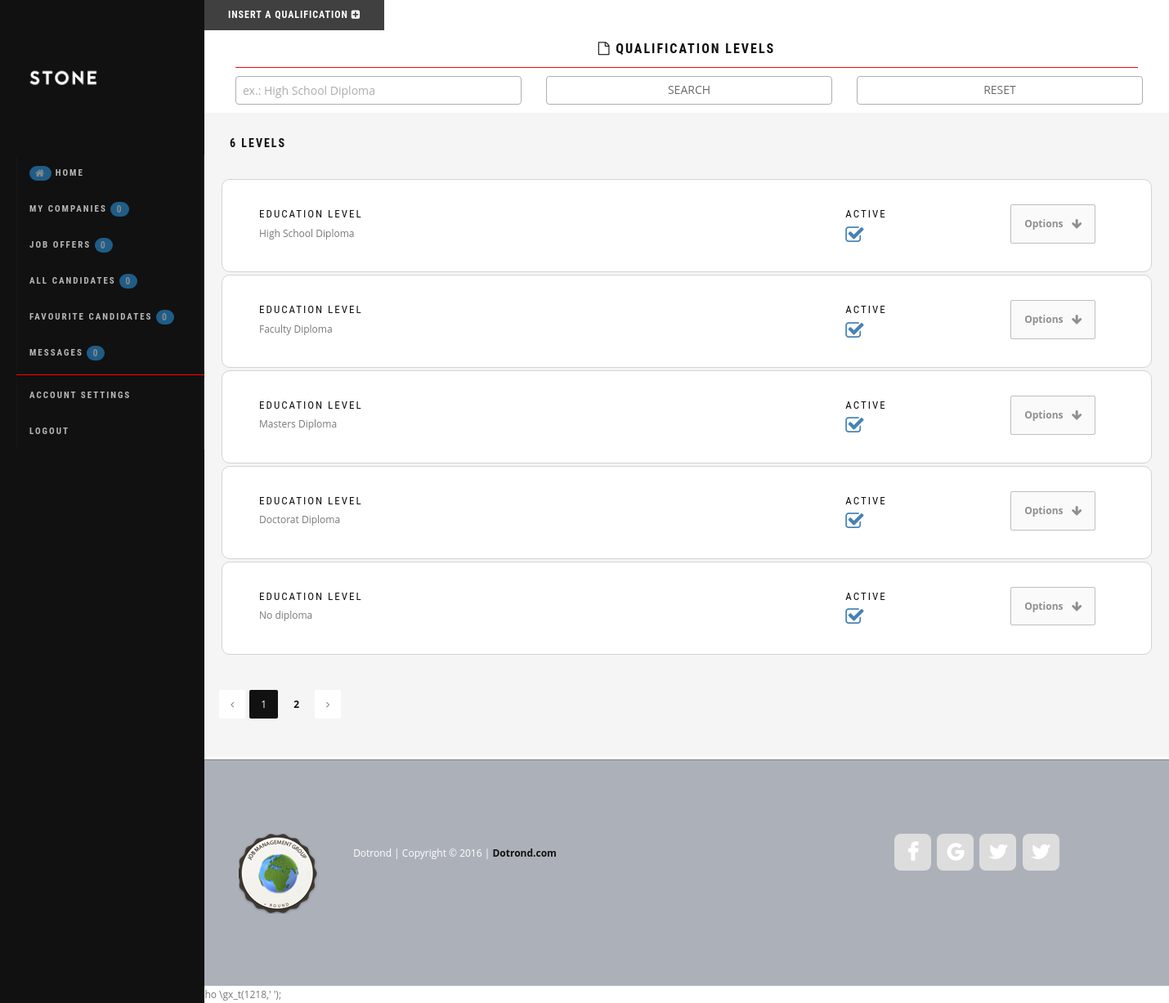
Screenshot of /admin/lst_education_levels.php (signed in) with the database file from the repository.
### tables this page shows
CREATE TABLE IF NOT EXISTS `levels_education` (
  `id_level_education` int(11) NOT NULL AUTO_INCREMENT,
  `level_education` varchar(80) DEFAULT NULL,
  `en_level_education` varchar(80) DEFAULT NULL,
  `de_level_education` varchar(80) DEFAULT NULL,
  `fr_level_education` varchar(80) DEFAULT NULL,
  `it_level_education` varchar(80) DEFAULT NULL,
  `rs_level_education` varchar(80) DEFAULT NULL,
  `al_level_education` varchar(80) DEFAULT NULL,
  `active` tinyint(4) DEFAULT '1',
  PRIMARY KEY (`id_level_education`),
  UNIQUE KEY `id_level_education` (`id_level_education`)
);

CREATE TABLE IF NOT EXISTS `social_fanpages` (
  `id_fanpage` int(11) NOT NULL AUTO_INCREMENT,
  `company_name` varchar(80) DEFAULT NULL,
  `img_icon` varchar(50) DEFAULT NULL,
  `http_direction` mediumtext,
  `active` tinyint(4) DEFAULT '1',
  PRIMARY KEY (`id_fanpage`),
  UNIQUE KEY `id_fanpage` (`id_fanpage`)
);

### admin/construct_pagination.php (called while the page is built, shortened)
<?php
$nbPages = ceil($total/$_SESSION['epp']);
$current = 1;
$start=($current * $_SESSION['epp'] - $_SESSION['epp']);
?>

### admin/lst_education_levels.php (the view, shortened to what this page needs)
<?php
require_once('assets/include/functions.php');
$module=basename($_SERVER["SCRIPT_NAME"]);
$filename=basename(__FILE__, '.php');
require_once('assets/include/variables.php');
$count_category = $dbj->query('SELECT levels_education.id_level_education, levels_education.level_education, levels_education.active FROM levels_education WHERE 1=1 '.$_SESSION[$filename]['search_query'].' '.$_SESSION[$filename]['orderby'].'');
$total = $count_category->rowCount();
$title_total_results=$total.' Levels';
include('construct_pagination.php');
require_once('assets/css_header.php');
?>
<body>
<?php include('left_menu.php'); ?>
<div class="content">
<section id="insButton">
  <a class="fancybox fancybox.iframe btn btn-dark" href="ins_edulevel.php">Insert a Qualification <i class="fa fa-plus-square fa-1x"></i></a>
</section>
<div class="container">
  <div class="row">
    <div class="col-md-12 text-center">
      <h4 class="padding10"><b><i class="fa fa-file-o"></i> Qualification Levels</b></h4>
      <hr class="divider-menu">
    </div>
  </div>
</div>
<section id="adminheader">
  <div class="container">
    <form name="name" method="post" action="post_search_edulevels.php">
      <div class="form-group col-lg-4">
        <input type="text" name="title"  value="<?php echo $_SESSION[$filename]['title'];?>" class="form-control" placeholder="ex.: High School Diploma ">
      </div>
      <div class="form-group col-lg-4">
        <input type="submit" name="name" class="form-control btn-default" value="SEARCH">
      </div>
      <div class="form-group col-lg-4">
        <input type="submit" name="reset" class="form-control btn-default" value="RESET">
      </div>
    </form>
  </div>
</section>
<section id="module" class="bg-gray">
  <h5 class="padding30"><b><?php echo $title_total_results;?></b></h5>
  <div class="container-custom-grid">
   <div class="row">
    <div class="col-md-12">
    <?php $edu_level=$dbj->query('SELECT levels_education.id_level_education, levels_education.level_education, levels_education.active FROM levels_education  WHERE 1=1 '.$_SESSION[$filename]['search_query'].' '.$_SESSION[$filename]['orderby'].' LIMIT '.$start.', '.$_SESSION['epp'].'');
    ?>
    <?php if($edu_level->rowCount()>0){
          while($row_level=$edu_level->fetch(PDO::FETCH_ASSOC)){
    ?>
    <div class="wizard-card row border padding30">
      <div class="col-lg-8">
      <h4 class="iconbox-header">Education Level</h4>
        <fieldset>
          <?php echo $row_level['level_education'];?>
        </fieldset>
      </div>
      <div class="col-lg-2">
        <h4 class="iconbox-header">Active</h4>
        <fieldset>
          <?php echo getState($row_level['active']);?>
        </fieldset>
      </div>
     <div class="col-md-2 text-center">
     <div class="button-group">
       <a class="btn-optionsmenu button-dropdown" href="#" data-toggle="dropdown">Options <i class="fa fa-arrow-down fa-1x"></i></a>
      </div>
      </div>
    </div>
    <?php } } ?>
    <?php if ($nbPages>1) {?>
    <div class="pagination">
     <?php echo paginate($module, '?p=', $nbPages, $current, '#module'); ?>
    </div>
    <?php } ?>
    </div>
  </div>
</section>
  <?php require_once('footer.php');?>
</div>
<?php echo file_get_contents('assets/js_bottom.php');?>
</body>
</html>

### admin/assets/include/functions.php (shortened to what this page needs)
<?php
function paginate($url, $link, $total, $current, $sectionID, $adj=3) {
  $prev = $current - 1;
  $next = $current + 1;
  $pagination = '';
  if ($total > 1) {
    $pagination .= "<ul class=\"pagination\">";
    if (($current == 3) OR ($current > 3)) {
      $pagination .= "<li><a href=\"{$url}{$link}1{$sectionID}\"><i class=\"fa fa-angle-double-left\"></i></a></li>";
      $pagination .= "<li><a href=\"{$url}{$link}{$prev}{$sectionID}\"><i class=\"fa fa-angle-left\"></i></a></li>";
    } else {
      $pagination .= "<li class=\"page-item disabled\"><a><i class=\"fa fa-angle-left\"></i></a></li>";
    }
    if ($total < 7 + ($adj * 2)) {
      $pagination .= ($current == 1) ? "<li class='active'><a>1</a></li>" : "<li><a href=\"{$url}{$link}1{$sectionID}\">1</a></li>";
      for ($i=2; $i<=$total; $i++) {
        if ($i == $current) {
          $pagination .= "<li class=\"active\"><a>{$i}</a></li>";
        } else {
          $pagination .= "<li><a href=\"{$url}{$link}{$i}{$sectionID}\">{$i}</a></li>";
        }
      }
    }
    if (($total == 3) OR ($total < 3) OR ($total-1 == $current) OR ($total == $current)) {
      $pagination .= "<li class=\"page-item disabled\"><a><i class='fa fa-angle-right'></i></a></li>";
    } else {
      $pagination .= "<li><a href=\"{$url}{$link}{$next}{$sectionID}\"><i class='fa fa-angle-right'></i></a></li>";
      $pagination .= "<li><a href=\"{$url}{$link}{$total}{$sectionID}\"><i class='fa fa-angle-double-right'></i></a></li>";
    }
  }
  return ($pagination);
}
function getState($state) {
    $color = '';
    switch ($state) {
        case '1': $color = '#4682B4';
          $infoactive='<i class="fa fa-check-square-o fa-2x"></i>';
        break;
    }
    echo '<span style="color: '.$color.';">'.$infoactive.'</span>';
}
?>

### admin/footer.php
<?php $pages=$dbj->query('SELECT social_fanpages.company_name,  social_fanpages.img_icon, social_fanpages.http_direction FROM social_fanpages ORDER BY social_fanpages.http_direction');
?>
<footer class="footer" id="footer">
    <div class="container">
        <div class="row">
            <div class="col-md-1 col-sm-1">
                <div class="footer-logo">
                    <a href="index.html">
                        <img src="images/logo.png" alt="">
                    </a>
                </div>
            </div>
            <div class="col-md-4 col-sm-4">
                <div class="copyright">
                         Dotrond | Copyright &copy; 2016 |
                        <a rel="nofollow" href="#" target="_parent">Dotrond.com</a>
                </div>
            </div>
            <div class="col-md-6 col-sm-6">
                <ul class="social-icons">
                <?php
                    while($row_pages=$pages->fetch(PDO::FETCH_ASSOC)){
                ?>
                <li><a href="<?php echo $row_pages['http_direction'];?>" class="<?php echo  $row_pages['img_icon'];?>" target="_new"></a></li>
                <?php } ?>
                </ul>
            </div>
        </div>
    </div>
</footer>

### rows the page displays
levels_education: level_education "High School Diploma", active 1 (drawn)
levels_education: level_education "Faculty Diploma", active 1 (drawn)
levels_education: level_education "Masters Diploma", active 1 (drawn)
levels_education: level_education "Doctorat Diploma", active 1 (drawn)
levels_education: level_education "No diploma", active 1 (drawn)

### other values shown
count_companies('',$my_companies=true) "0"
count_job_offers() "0"
count_all_candidates() "0"
count_favourite_candidates() "0"
count_received_msg() "0"
$title_total_results "6 LEVELS"
file_get_contents('assets/js_bottom.php') "'); echo \\gx_b(1217),\\gx_e(log_message()); ; echo \\gx_t(1218,'"
